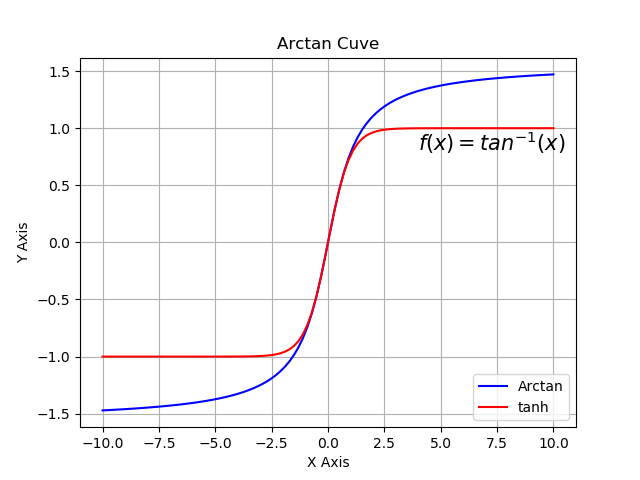

This chart was generated by the following Python code:
from matplotlib import pylab
import pylab as plt
import numpy as np

def tanh(x):
	return (2/(1+np.exp(-2*x)))-1

x_axis = plt.linspace(-10,10)
y_axis = plt.linspace(-1,1)

x = plt.linspace(-10,10,100)

black = (0,0,0)

plt.plot(x, np.arctan(x), 'b', label='Arctan')
plt.plot(x, tanh(x), 'b', label='tanh', color=(1,0,0))


plt.grid()

plt.title('Arctan Cuve')

plt.legend(loc='lower right')

# write the Arctan formula

plt.text(4, 0.8, r'$f(x)=tan^{-1}(x)$', fontsize=15)
plt.xlabel('X Axis')
plt.ylabel('Y Axis')

plt.show()
